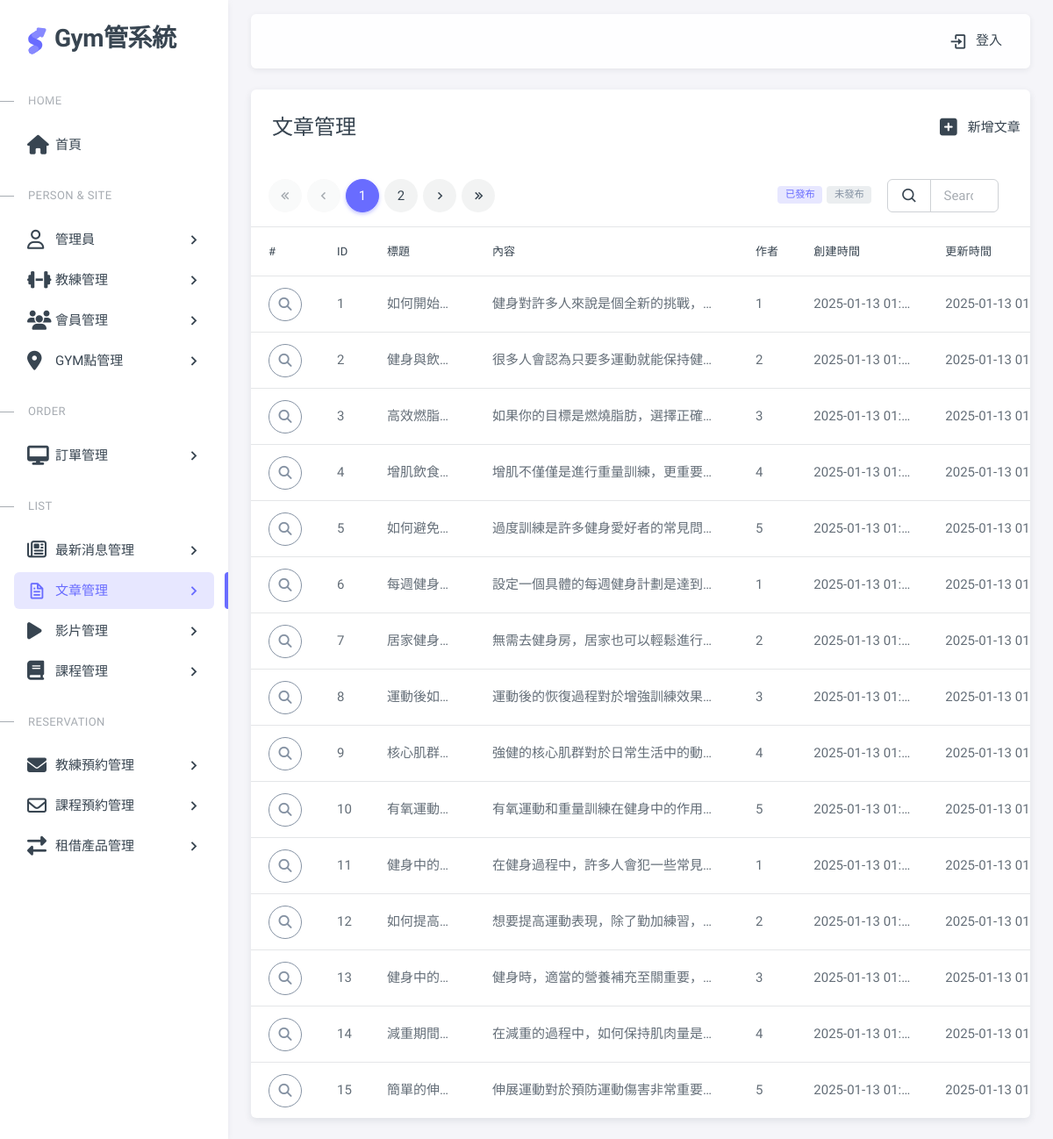
The app's page /pages/article.php, older data.
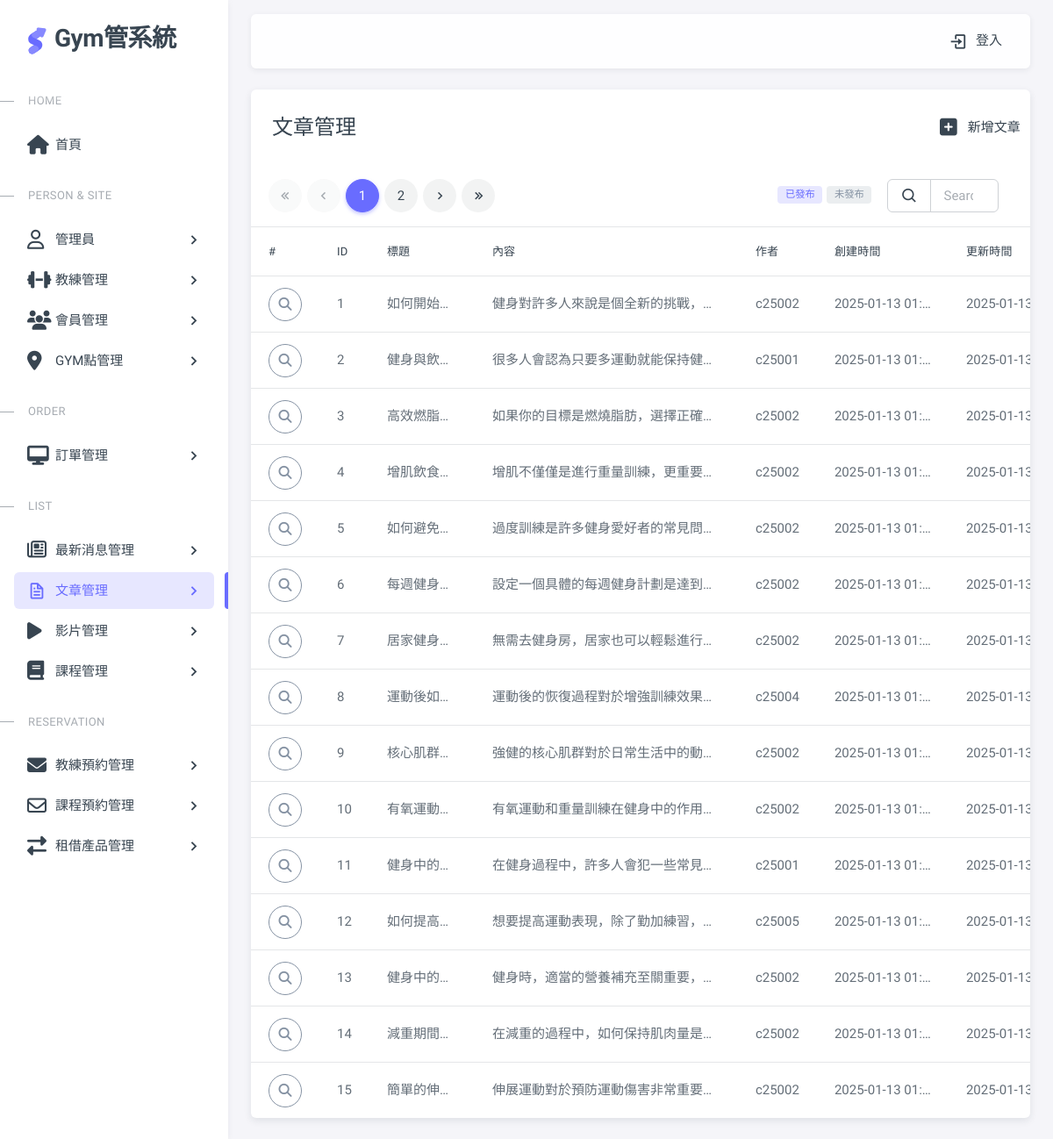
The same page, newer data.
### tables this page shows
CREATE TABLE articles (
    article_id INTEGER PRIMARY KEY auto_increment,
    title VARCHAR(255),
    content TEXT,
    author_id VARCHAR(50),
    uploadStatus INTEGER,
    created_at TIMESTAMP DEFAULT CURRENT_TIMESTAMP,
    updated_at TIMESTAMP DEFAULT CURRENT_TIMESTAMP
);

### pages/article.php (the view, shortened to what this page needs)
<?php require __DIR__ . '/includes/init.php';?>
<?php
$pageName="article";
$perPage = 15;
$page = isset($_GET['page']) ? intval($_GET['page']) : 1;
$where =" WHERE 1 ";
$t_sql = "SELECT count(*) FROM articles $where";
$totalRows = $pdo->query($t_sql)->fetch(PDO::FETCH_NUM)[0];
if($totalRows>0){
  $sql = sprintf("SELECT * FROM `articles` %s
  LIMIT %s, %s", $where,
  ($page -1) * $perPage,
  $perPage);
  $rows = $pdo->query($sql)->fetchAll();
}
$totalPages = ceil($totalRows/$perPage);
?>
<?php include __DIR__ . '/includes/html-header.php'; ?>
<?php include __DIR__ . '/includes/html-sidebar.php'; ?>
<?php include __DIR__ . '/includes/html-layout-navbar.php'; ?>
<?php include __DIR__ . '/includes/html-content wrapper-start.php'; ?>
<div class="card">
  <div class="row">
    <div class="col-10">
      <h4 class="card-header">文章管理</h4>
    </div>
    <div class="col-2 card-header d-flex align-items-center justify-content-center">
      <a href="article-add.php" class="nav-link">
        <span class="d-none d-sm-block">
        <i class="fa-solid fa-square-plus fa-xl mx-3"></i>新增文章</span>
      </a>
    </div>
  </div>
  <div class="row">
      <div class="col-lg-8 mx-5 ">
        <div class="demo-inline-spacing">
          <nav aria-label="Page navigation ">
            <ul class="pagination">
              <li class="page-item first" <?=$page==1?'disabled':''?> >
                <a class="page-link" href="?page=1"><i class="tf-icon bx bx-chevrons-left bx-sm"></i></a>
              </li>
              <li class="page-item prev <?=$page==1?'disabled':''?>">
                <a class="page-link" href="?page=<?=$page-1?>">
                  <i class="tf-icon bx bx-chevron-left bx-sm"></i>
                </a>
              </li>
              <?php for($i = 1; $i <= $totalPages; $i++):
                  $qs = array_filter($_GET);
                  $qs['page']= $i ?>
                <li class="page-item <?=$page == $i?'active':''?> ">
                  <a class="page-link" href="?<?=http_build_query($qs)?>"><?=$i?></a>
                </li>
              <?php endfor;?>
              <li class="page-item next <?=$page==$totalPages?'disabled':''?>" >
                <a class="page-link" href="?page=<?=$page+1?>"><i class="tf-icon bx bx-chevron-right bx-sm"></i></a>
              </li>
              <li class="page-item last" <?=$page==$totalPages?'disabled':''?>>
                <a class="page-link" href="?page=<?=$totalPages?>"><i class="tf-icon bx bx-chevrons-right bx-sm"></i></a>
              </li>
            </ul>
          </nav>
        </div>
      </div>
      <div class="col-lg-1 d-flex align-items-center justify-content-end p-0">
        <div class="btn-group " role="group" aria-label="Basic example">
            <button type="button" class="btn btn-sm btn-outline-white p-0" id="filter-published">
              <span class="badge bg-label-primary  me-1 " data-status= 1>已發布</span>
            </button>
            <button type="button" class="btn btn-sm btn-outline-white p-0" id="filter-unpublished">
              <span class="badge bg-label-secondary me-1" data-status= 0 >未發布</span>
            </button>
        </div>
      </div>
      <div class="col-lg-2 me-5  d-flex align-items-center justify-content-end">
        <form class="d-flex  ">
            <div class="input-group">
                  <button class="input-group-text">
                    <i class="tf-icons bx bx-search"></i>
                  </button>
              <input type="search" class="form-control" placeholder="Search..." name="keyword" value="<?=empty($_GET['keyword'])?'':htmlentities($_GET['keyword'])?>">
            </div>
        </form>
      </div>
    </div>
  <?php if($totalRows>0):?>
  <div class="table-responsive text-nowrap">
    <table class="table table-hover">
      <thead>
        <tr>
          <th>#</th>
          <th>ID</th>
          <th>標題</th>
          <th>內容</th>
          <th>作者</th>
          <th>創建時間</th>
          <th>更新時間</th>
        </tr>
      </thead>
      <tbody class="table-border-bottom-0">
        <?php foreach($rows as $v):?>
        <tr>
          <td><button type="button" class="btn rounded-pill btn-icon btn-outline-secondary" data-bs-toggle="modal"  data-bs-target="#exLargeModal"  data-article-id="<?=$v['article_id']?>" id="viewBtn">
            <i class="fa-solid fa-magnifying-glass"></i>
          </button></td>
          <td title="<?=$v['article_id']?>"><?=$v['article_id']?></td>
          <td style="max-width: 120px" title="<?=$v['title']?>"><?=$v['title']?></td>
          <td style="max-width: 300px" title="<?=htmlentities($v['content'])?>">
            <?=htmlentities($v['content'])?></td>
          <td title="<?=$v['author_id']?>"><?=$v['author_id']?></td>
          <td style="max-width: 150px" title="<?=$v['created_at']?>"><?=$v['created_at']?></td>
          <td style="max-width: 150px" title="<?=$v['updated_at']?>"><?=$v['updated_at']?></td>
        </tr>
        <?php endforeach;?>
      </tbody>
    </table>
  </div>
  <?php endif?>
</div>
        </div>
<?php include __DIR__ . '/includes/html-content wrapper-end.php'; ?>
<?php include __DIR__ . '/includes/html-footer.php'; ?>

### pages/includes/html-header.php (shortened to what this page needs)
<!DOCTYPE html>
<html lang="en" class="light-style layout-menu-fixed layout-compact " dir="ltr" data-theme="theme-default" data-assets-path="../assets/" data-template="vertical-menu-template-free" data-style="light">
  <head>
    <link rel="stylesheet" href="https://cdnjs.cloudflare.com/ajax/libs/font-awesome/6.7.2/css/all.min.css">
    <link rel="stylesheet" href="../assets/vendor/fonts/boxicons.css" />
    <link rel="stylesheet" href="../assets/vendor/css/core.css" class="template-customizer-core-css" />
    <link rel="stylesheet" href="../assets/vendor/css/theme-default.css" class="template-customizer-theme-css" />
    <link rel="stylesheet" href="../assets/css/demo.css" />
    <link rel="stylesheet" href="../assets/vendor/libs/perfect-scrollbar/perfect-scrollbar.css" />
</head>

### pages/includes/html-sidebar.php (shortened to what this page needs)
<body>
<div class="layout-wrapper layout-content-navbar  ">
  <div class="layout-container">
<aside id="layout-menu" class="layout-menu menu-vertical menu bg-menu-theme">
  <div class="app-brand demo ">
    <a href="home.php" class="app-brand-link">
    <span class="app-brand-logo demo">
    </span>
    <span class="app-brand-text demo menu-text fw-bold ms-2">Gym管系統</span>
    </a>
  </div>
  <div class="menu-inner-shadow"></div>
  <ul class="menu-inner py-1">
    <li class="menu-header small text-uppercase">
      <span class="menu-header-text">home</span>
    </li>
    <li class="menu-item <?= $pageName =='home' ? 'active' : '' ?>">
      <a href="home.php" target="_blank" class="menu-link   ">
        <i class="menu-icon fa-solid fa-house fa-2xs"></i>
        <div class="text-truncate" data-i18n="Support">首頁</div>
      </a>
    </li>
    <li class="menu-header small text-uppercase">
      <span class="menu-header-text">Person & Site</span>
    </li>
    <li class="menu-item <?= in_array($pageName, ['gymAdmin', 'gymAdmin-add', 'gymAdmin-edit']) ? 'active' : '' ?>">
      <a href="gymAdmin.php" target="_blank" class="menu-link  menu-toggle">
        <i class="menu-icon fa-regular fa-user fa-2xs"></i>
        <div class="text-truncate" data-i18n="Support">管理員</div>
      </a>
    </li>
    <li class="menu-item <?= in_array($pageName, ['coach', 'coach-add', 'coach-edit']) ? 'active' : '' ?>">
      <a href="coach.php" target="_blank" class="menu-link  menu-toggle">
        <i class="menu-icon fa-solid fa-dumbbell fa-2xs"></i>
        <div class="text-truncate" data-i18n="Support">教練管理</div>
      </a>
    </li>
    <li class="menu-item <?= in_array($pageName, ['gymMember', 'gymMember-add', 'gymMember-edit']) ? 'active' : '' ?>">
      <a href="gymMember.php" target="_blank" class="menu-link  menu-toggle">
        <i class="menu-icon fa-solid fa-users fa-2xs"></i>
        <div class="text-truncate" data-i18n="Support">會員管理</div>
      </a>
    </li>
    <li class="menu-item <?= in_array($pageName, ['gymSite', 'gymSite-add', 'gymSite-edit']) ? 'active' : '' ?>">
      <a href="#" target="_blank" class="menu-link  menu-toggle">
        <i class="menu-icon fa-solid fa-location-dot fa-2xs"></i>
        <div class="text-truncate" data-i18n="Support">GYM點管理</div>
      </a>
    </li>
    <li class="menu-header small text-uppercase">
      <span class="menu-header-text">Order</span>
    </li>
    <li class="menu-item <?= in_array($pageName, ['order', 'order-add', 'order-edit']) ? 'active' : '' ?>">
      <a href="order.php" target="_blank" class="menu-link  menu-toggle">
        <i class="menu-icon fa-solid fa-desktop fa-2xs"></i>
        <div class="text-truncate" data-i18n="Support">訂單管理</div>
      </a>
    </li>
    <li class="menu-header small text-uppercase">
      <span class="menu-header-text">list</span>
    </li>
    <li class="menu-item  <?= in_array($pageName, ['gymNews', 'gymNews-add', 'gymNews-edit']) ? 'active' : '' ?>">
      <a href="gymNews.php" class="menu-link  menu-toggle">
        <i class="menu-icon fa-regular fa-newspaper fa-2xs"></i>
        <div class="text-truncate" data-i18n="Support">最新消息管理</div>
      </a>
    </li>
    <li class="menu-item <?= in_array($pageName, ['article', 'article-add', 'article-edit']) ? 'active' : '' ?>">
      <a href="article.php" target="_blank" class="menu-link  menu-toggle">
        <i class="menu-icon tf-icons bx bx-file"></i>
        <div class="text-truncate" data-i18n="Support">文章管理</div>
      </a>
    </li>
    <li class="menu-item <?= in_array($pageName, ['videos', 'videos-add', 'videos-edit']) ? 'active' : '' ?>">
      <a href="videos.php" target="_blank" class="menu-link  menu-toggle">
        <i class="menu-icon fa-solid fa-play fa-xs"></i>
        <div class="text-truncate" data-i18n="Support">影片管理</div>
      </a>
    </li>
    <li class="menu-item <?= in_array($pageName, ['class', 'class-add', 'class-edit']) ? 'active' : '' ?>">
      <a href="class.php" target="_blank" class="menu-link  menu-toggle">
        <i class="menu-icon fa-solid fa-book fa-2xs"></i>
        <div class="text-truncate" data-i18n="Support">課程管理</div>
      </a>
    </li>
    <li class="menu-header small text-uppercase">
      <span class="menu-header-text"> Reservation</span>
    </li>
    <li class="menu-item <?= in_array($pageName, ['reserveCoach', 'reserveCoach-add', 'reserveCoach-edit']) ? 'active' : '' ?>">
      <a href="reserveCoach.php" target="_blank" class="menu-link  menu-toggle">
        <i class="menu-icon fa-solid fa-envelope fa-2xs"></i>
        <div class="text-truncate" data-i18n="Support">教練預約管理</div>
      </a>
      </li>
    <li class="menu-item  <?= in_array($pageName, ['appointmentsClass', 'appointmentsClass-add', 'appointmentsClass-edit']) ? 'active' : '' ?>">
        <a href="appointmentsClass.php" target="_blank" class="menu-link  menu-toggle">
          <i class="menu-icon fa-regular fa-envelope"></i>
          <div class="text-truncate" data-i18n="Support">課程預約管理</div>
        </a>
    </li>
    <li class="menu-item  <?= in_array($pageName, ['products', 'products-add', 'products-edit']) ? 'active' : '' ?>">
      <a href="products.php" target="_blank" class="menu-link  menu-toggle">
        <i class="menu-icon fa-solid fa-right-left fa-2xs"></i>
        <div class="text-truncate" data-i18n="Support">租借產品管理</div>
      </a>
    </li>
  </ul>
</aside>

### pages/includes/html-layout-navbar.php (shortened to what this page needs)
<div class="layout-page">
      <nav class="layout-navbar container-xxl navbar navbar-expand-xl navbar-detached align-items-center bg-navbar-theme" id="layout-navbar">
            <div class="navbar-nav-right d-flex align-items-center" id="navbar-collapse">
              <ul class="navbar-nav flex-row align-items-center ms-auto">
                <li class="nav-item">
                  <a class="nav-link" href="login.php">
                      <i class="menu-icon bx bx-log-in me-2"></i>登入
                  </a>
              </li>
              </ul>
            </div>
        </nav>

### pages/includes/html-content wrapper-start.php
 <div class="content-wrapper">
<div class="container-xxl flex-grow-1 container-p-y">

### pages/includes/html-content wrapper-end.php (shortened to what this page needs)
</div>
        </div>
      </div>
    </div>

### pages/includes/html-footer.php
</body>
</html>

### assets/css/demo.css (style rules this page uses)
.menu .app-brand.demo { height: 64px; margin-top: 12px; }
.app-brand-logo.demo svg { width: 22px; height: 38px; }
.app-brand-text.demo { font-size: 1.75rem; letter-spacing: -0.5px; }
.demo-inline-spacing > * { margin: 1rem 0.375rem 0 0 !important; }

### pages/article.php (style rules this page uses)
td { overflow: hidden; text-overflow: ellipsis; white-space: nowrap; }

Row changes from the older to the newer data that the page shows:
changed articles "如何開始…": author "1" → "c25002"
changed articles "健身與飲…": author "2" → "c25001"
changed articles "高效燃脂…": author "3" → "c25002"
changed articles "增肌飲食…": author "4" → "c25002"
changed articles "如何避免…": author "5" → "c25002"
changed articles "每週健身…": author "1" → "c25002"
changed articles "居家健身…": author "2" → "c25002"
changed articles "運動後如…": author "3" → "c25004"
changed articles "核心肌群…": author "4" → "c25002"
changed articles "有氧運動…": author "5" → "c25002"
changed articles "在健身過程中，許多人會犯一些常見…": author "1" → "c25001"
changed articles "如何提高…": author "2" → "c25005"
changed articles "健身時，適當的營養補充至關重要，…": author "3" → "c25002"
changed articles "減重期間…": author "4" → "c25002"
changed articles "簡單的伸…": author "5" → "c25002"
